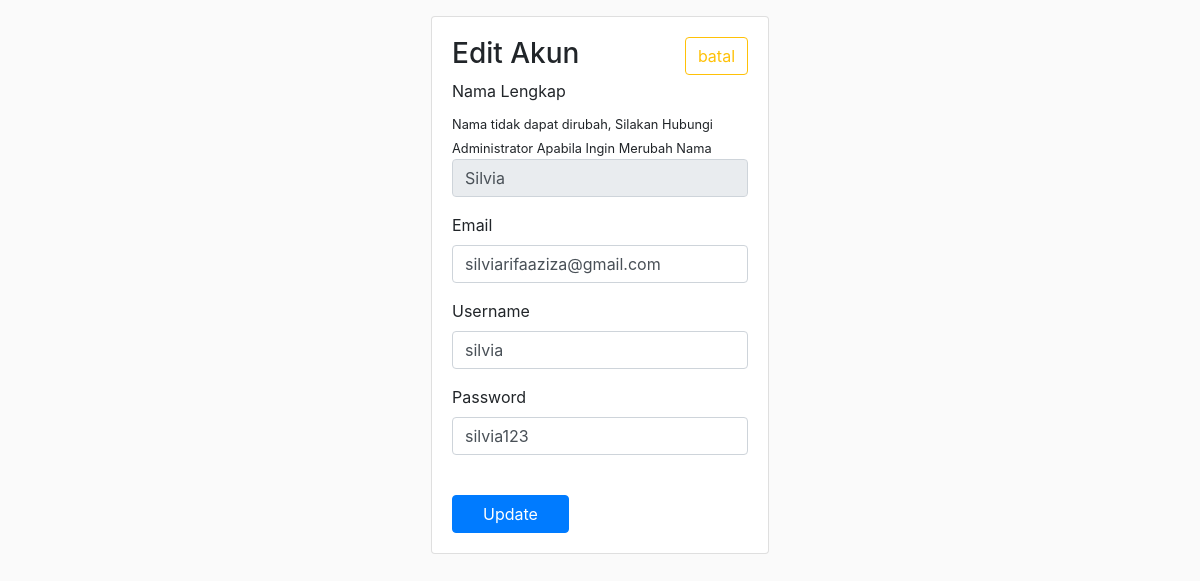
Page /edit_user.php (signed in) on the committed database.
### tables this page shows
CREATE TABLE `user` (
  `id` int(100) NOT NULL,
  `fullname` varchar(255) NOT NULL,
  `username` varchar(50) NOT NULL,
  `password` varchar(50) NOT NULL,
  `email` varchar(50) NOT NULL,
  `role` varchar(50) NOT NULL
);

### edit_user.php (the view, shortened to what this page needs)
<!DOCTYPE html>
<html>
<head>
	<link rel="stylesheet" type="text/css" href="assets/css/bootstrap.css">
</head>
<body class="bg-default" style="background-color:#fafafa">
	<div class="container-fluid">
	  <div class="row">
	  	<div class="col-md-4"></div>
	    <div class="col-md-4">
	    	<div style="padding:1rem">
		    	<div class="card">
		    		<div class="card-body">
				    	<a class="btn btn-outline-warning float-md-right" href="account.php">batal</a>
				    	<h3>Edit Akun</h3>
				    	<?php
						$query=mysql_query("select * from user where fullname = '$_SESSION[fullname]'");
						?>
					    <form method="post" action="edit_user_process.php">
					    <?php
						while($row=mysql_fetch_array($query)){
						?>
							  <div class="form-group">
							    <label for="nama">Nama Lengkap </label>
							    <br><small>Nama tidak dapat dirubah, Silakan Hubungi Administrator Apabila Ingin Merubah Nama</small>
							    <input name="fullname" type="text" class="form-control" id="fullname" required="" readonly="" value="<?php echo $_SESSION['fullname'] ?>">
							  </div>
							  <div class="form-group">
							    <label for="email">Email</label>
							    <input name="email" type="email" class="form-control" id="email" required="" value="<?php echo $row['email']; ?>">
							  </div>
							  <div class="form-group">
							    <label for="username">Username</label>
							    <input name="username" type="text" class="form-control" id="username" required="" value="<?php echo $row['username']; ?>">
							  </div>
							  <div class="form-group">
							    <label for="password">Password</label>
							    <input name="password" type="text" class="form-control" id="password" required="" value="<?php echo $row['password']; ?>">
							  </div>
								<br>
					    	<button class="btn btn-primary" type="submit">&nbsp;&nbsp;&nbsp;&nbsp;Update&nbsp;&nbsp;&nbsp;&nbsp;</button>
					    	<?php
								}
							  ?>
					    </form>
		    		</div>
		    	</div>
	    	</div>
	    </div>
	  </div>
	</div>
</body>
</html>

### rows in the picture
user: email "silviarifaaziza@gmail.com", username "silvia", password "silvia123"
